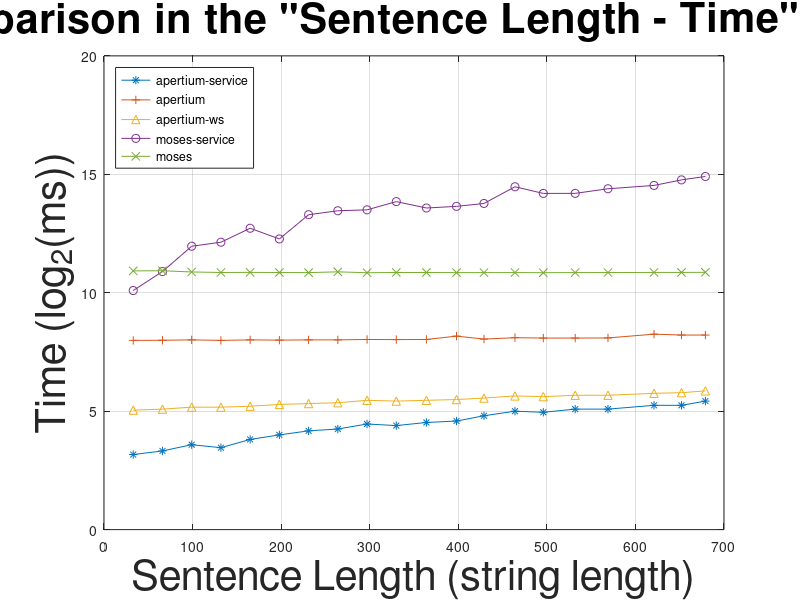

This chart was generated by the following MATLAB code: (Note: this script raises an error after producing the figure.)
as = [9 10 12 11 14 16 18 19 22 21 23 24 28 32 31 34 34 38 38 43];
# a = [306 272 270 255 259 260 261 265 264 263 262 292 267 268 266 277 268 271 271 275];
# a = [254 257 258 256 257 256 270 260 261 261 262 315 276 271 267 267 265 274 270 271];
a = [254 255 258 254 258 256 258 258 261 260 261 288 264 275 272 272 273 305 297 297];
aws = [33 34 36 36 37 39 40 41 44 43 44 45 47 50 49 51 51 54 55 58];

ms = [1093 1904 3996 4493 6761 4945 10048 11285 11591 14751 12230 12833 13971 22779 18743 18771 21482 23678 27850 30773];
m = [1942 1950 1882 1853 1859 1852 1846 1889 1840 1853 1853 1846 1846 1848 1842 1848 1850 1856 1857 1862];

x = [33 66 99 132 165 198 231 264 297 330 364 398 429 464 496 532 569 621 652 679];

plot(x, log2(as), "-*;apertium-service;", 
	x, log2(a), "-+;apertium;",
	x, log2(aws), "-^;apertium-ws;",
	x, log2(ms), "-o;moses-service;",
	x, log2(m), "-x;moses;");

title ('Comparison in the "Sentence Length - Time" space', "fontsize", 30);
xlabel ("Sentence Length (string length)", "fontsize", 30);
ylabel ("Time (log_{2}(ms))", "fontsize", 30);
legend ("location", "northwest");
legend ("boxon");
grid ("on");
ylim ([0, 20]);

print comp.png -dpng -mono -solid -F:30;

replot;

myplotap2
